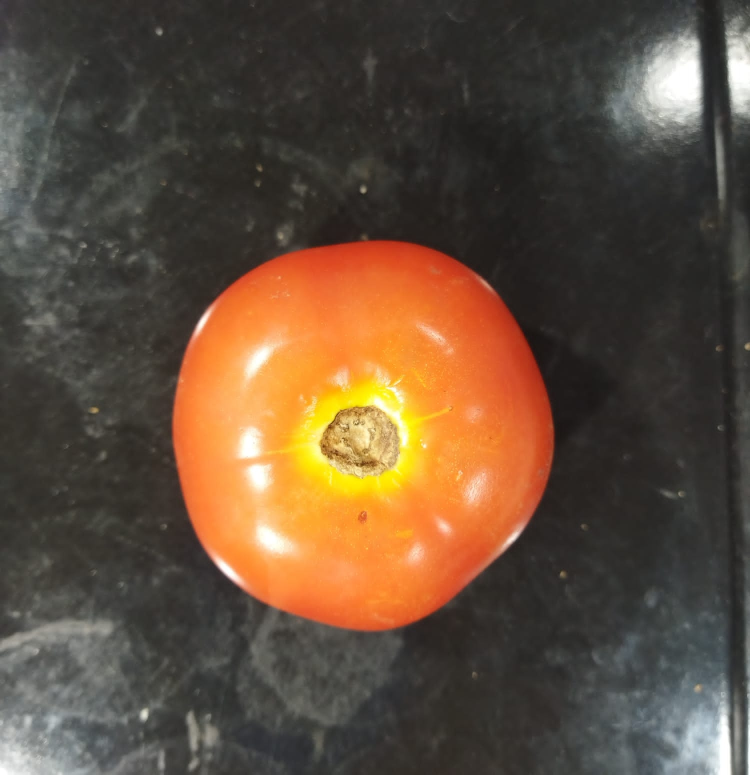
#> input picture dataset01_mendeley/Good/IMG-20240611-WA0047.jpg, 1500 x 1549 px, found by its file name (shown at 1/2 size); its folder holds 4 pictures in this run
$ python grayscale_histogram_dimension.py
#> lines starting #> are read from the running program, lines starting #| are printed output that depends on the picture
'''
Código gerado/revisado utilizando a LLM Gemini 3.1 Pro;
Todo o código e saídas foram revisados pelo autor.
'''

import cv2
import os
import numpy as np
import matplotlib.pyplot as plt


def process_and_extract_histogram(base_folder, size=(224, 224)):
    # Cria a pasta de destino
#> called with base_folder = 'Good', size = (224, 224)
    output_folder = f"{base_folder}_Processed_224"
    if not os.path.exists(output_folder):
        os.makedirs(output_folder)

    valid_extensions = ('.jpg', '.jpeg', '.png')
    files = [f for f in os.listdir(base_folder) if f.lower().endswith(valid_extensions)]

    print(f"{len(files)} imagens em {base_folder}")
    histograms = []

    for file in files:
        input_path = os.path.join(base_folder, file)
        output_path = os.path.join(output_folder, file)

        # 1. Carregar imagem BGR
        img_bgr = cv2.imread(input_path)
#> img_bgr is the input picture: shape (1549, 1500, 3); mean B, G, R 59.8, 78, 98.2
        if img_bgr is None:
            continue

        # 2. Transformar em Grayscale
        img_gray = cv2.cvtColor(img_bgr, cv2.COLOR_BGR2GRAY)
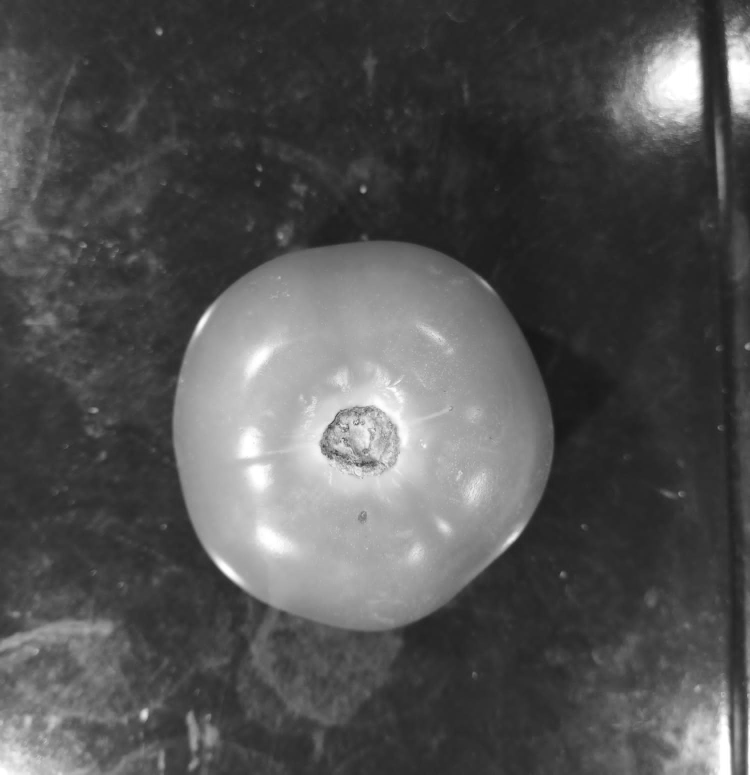
#> img_gray: shape (1549, 1500) (shown at 1/2 size); min 21, max 255, mean 82

        # 3. Redimensionar para 224x224 (Padrão CNN)
        img_resized = cv2.resize(img_gray, size, interpolation=cv2.INTER_AREA)
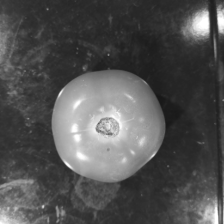
#> img_resized: shape (224, 224); min 23, max 255, mean 82

        # 4. Salvar a matriz pronta na nova pasta
        cv2.imwrite(output_path, img_resized)

        # 5. Gerar o histograma da imagem processada
        hist = cv2.calcHist([img_resized], [0], None, [256], [0, 256])
#> hist = 256 values, max 1623 at index 46, min 0 at index 0, mean 196

        # 6. Normalizar (transformar contagem em probabilidade)
        hist /= hist.sum()
#> hist = 256 values, max 0.0323 at index 46, min 0 at index 0, mean 0.00391
        histograms.append(hist)
#> pass 2 of the loop in process_and_extract_histogram, `for file in files:`:
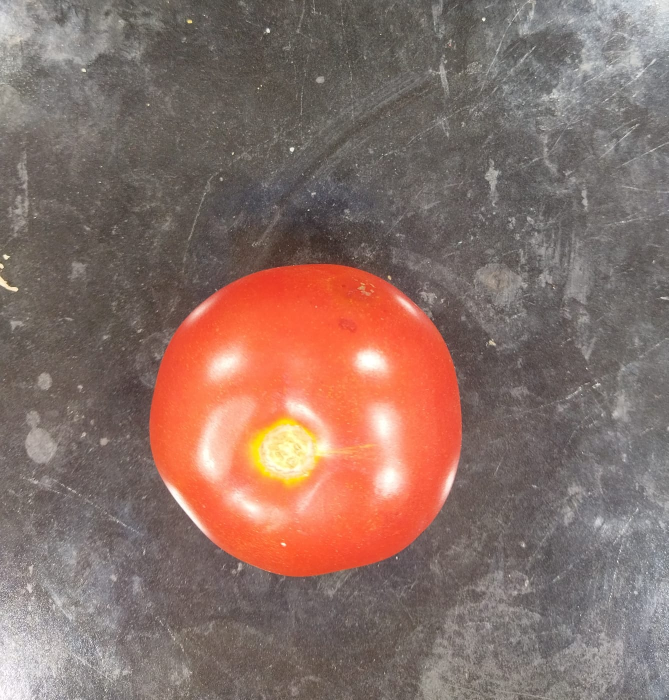
#> input picture dataset01_mendeley/Good/IMG-20240611-WA0055.jpg, 1337 x 1400 px, found by its file name (shown at 1/2 size)
#> in process_and_extract_histogram, img_bgr is the input picture: shape (1400, 1337, 3); mean B, G, R 103.7, 112, 137.9
#> in process_and_extract_histogram, `img_gray = cv2.cvtColor(img_bgr, cv2.COLOR_BGR2GRAY)`:
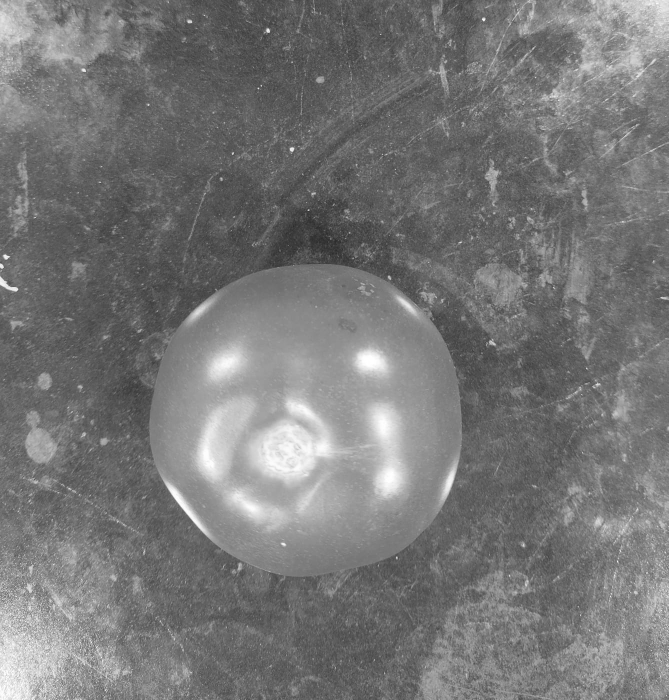
#> img_gray: shape (1400, 1337) (shown at 1/2 size); min 32, max 255, mean 118.8
#> in process_and_extract_histogram, `img_resized = cv2.resize(img_gray, size, interpolation=cv2.INTER_AREA)`:
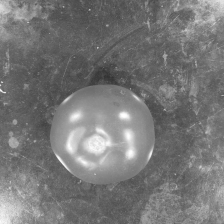
#> img_resized: shape (224, 224); min 50, max 255, mean 118.8
#> in process_and_extract_histogram, `hist = cv2.calcHist([img_resized], [0], None, [256], [0, 256])`: hist = 256 values, max 1095 at index 99, min 0 at index 0, mean 196
#> in process_and_extract_histogram, `hist /= hist.sum()`: hist = 256 values, max 0.0218 at index 99, min 0 at index 0, mean 0.00391
#> pass 3 of the loop in process_and_extract_histogram, `for file in files:`:
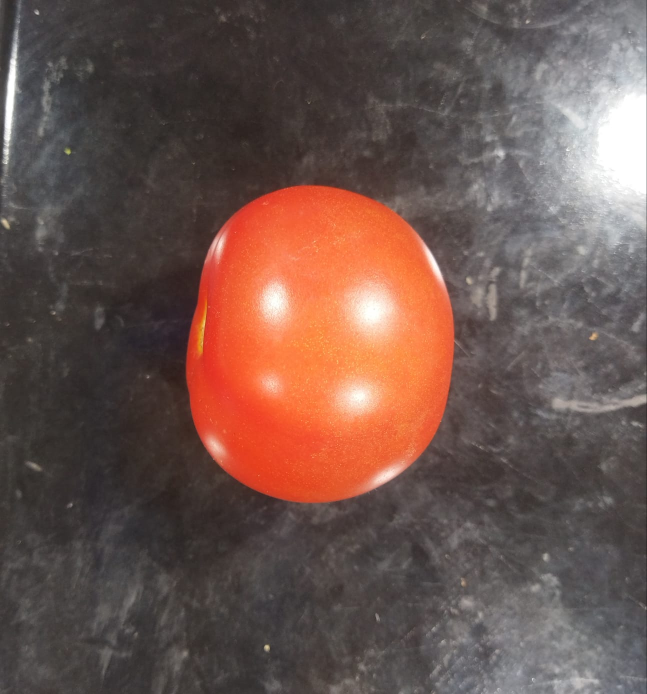
#> input picture dataset01_mendeley/Good/IMG-20240611-WA0094.jpg, 1293 x 1388 px, found by its file name (shown at 1/2 size)
#> in process_and_extract_histogram, img_bgr is the input picture: shape (1388, 1293, 3); mean B, G, R 77.6, 84.6, 108.9
#> in process_and_extract_histogram, `img_gray = cv2.cvtColor(img_bgr, cv2.COLOR_BGR2GRAY)`:
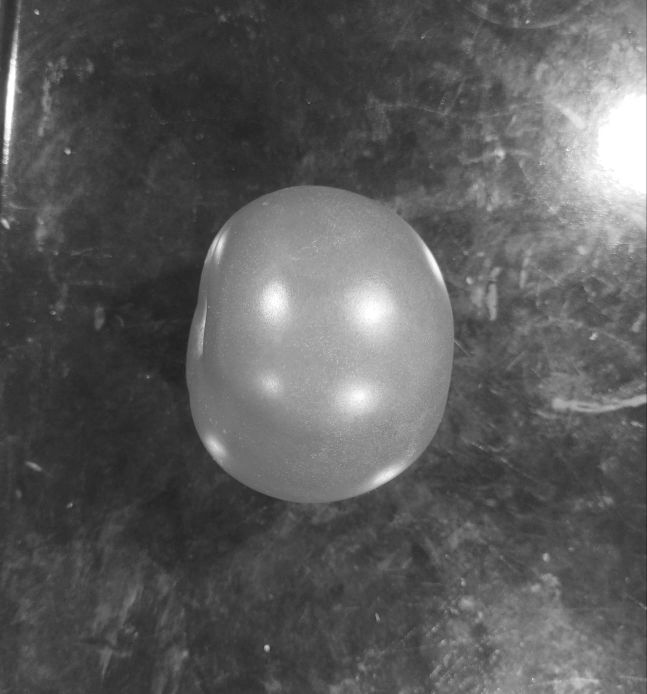
#> img_gray: shape (1388, 1293) (shown at 1/2 size); min 31, max 255, mean 91
#> in process_and_extract_histogram, `img_resized = cv2.resize(img_gray, size, interpolation=cv2.INTER_AREA)`:
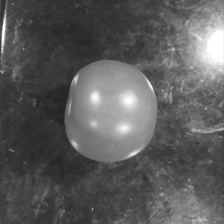
#> img_resized: shape (224, 224); min 35, max 255, mean 91
#> in process_and_extract_histogram, `hist = cv2.calcHist([img_resized], [0], None, [256], [0, 256])`: hist = 256 values, max 1010 at index 52, min 0 at index 0, mean 196
#> in process_and_extract_histogram, `hist /= hist.sum()`: hist = 256 values, max 0.0201 at index 52, min 0 at index 0, mean 0.00391
#> the loop made 4 passes; the first 3 are shown

    # Retorna o array médio de todos os histogramas calculados
    if histograms:
        return np.mean(histograms, axis=0)
    else:
        return None


# EXECUÇÃO DO PIPELINE
# Processa as duas classes e extrai as médias
mean_hist_good = process_and_extract_histogram('Good')
mean_hist_bad = process_and_extract_histogram('Bad')
#> (the run stopped early here; a loop or call above may not have finished)
